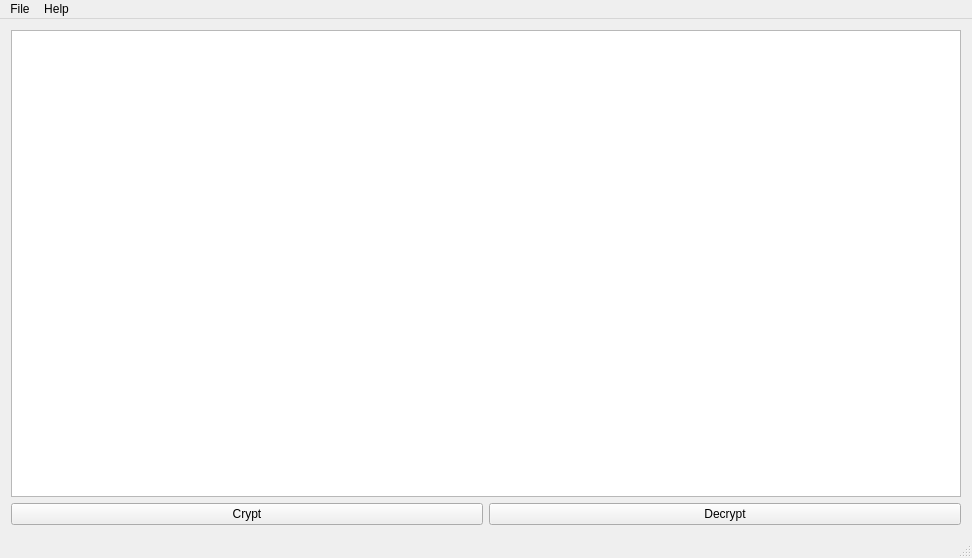
<?xml version="1.0" encoding="UTF-8"?>
<ui version="4.0">
 <class>MainWindow</class>
 <widget class="QMainWindow" name="MainWindow">
  <property name="geometry">
   <rect>
    <x>0</x>
    <y>0</y>
    <width>972</width>
    <height>558</height>
   </rect>
  </property>
  <property name="windowTitle">
   <string>OTP</string>
  </property>
  <property name="windowIcon">
   <iconset resource="otp.qrc">
    <normaloff>:/new/prefix1/icon.png</normaloff>:/new/prefix1/icon.png</iconset>
  </property>
  <widget class="QWidget" name="centralWidget">
   <layout class="QGridLayout" name="gridLayout">
    <item row="0" column="0">
     <layout class="QVBoxLayout" name="verticalLayout_2">
      <item>
       <widget class="QPlainTextEdit" name="plainTextEdit"/>
      </item>
      <item>
       <layout class="QHBoxLayout" name="horizontalLayout">
        <item>
         <widget class="QPushButton" name="encryptButton">
          <property name="text">
           <string>Crypt</string>
          </property>
         </widget>
        </item>
        <item>
         <widget class="QPushButton" name="decryptButton">
          <property name="text">
           <string>Decrypt</string>
          </property>
         </widget>
        </item>
       </layout>
      </item>
     </layout>
    </item>
   </layout>
  </widget>
  <widget class="QMenuBar" name="menuBar">
   <property name="geometry">
    <rect>
     <x>0</x>
     <y>0</y>
     <width>972</width>
     <height>29</height>
    </rect>
   </property>
   <widget class="QMenu" name="menuFile">
    <property name="title">
     <string>File</string>
    </property>
    <addaction name="separator"/>
    <addaction name="actionLoadKey"/>
    <addaction name="separator"/>
    <addaction name="actionDisplayOTP"/>
    <addaction name="separator"/>
    <addaction name="actionExit"/>
   </widget>
   <widget class="QMenu" name="menuHelp">
    <property name="title">
     <string>Help</string>
    </property>
    <addaction name="separator"/>
    <addaction name="actionAboutOTP"/>
   </widget>
   <addaction name="menuFile"/>
   <addaction name="menuHelp"/>
  </widget>
  <widget class="QStatusBar" name="statusBar"/>
  <action name="actionLoadKey">
   <property name="text">
    <string>Load a key...</string>
   </property>
  </action>
  <action name="actionExit">
   <property name="text">
    <string>Exit</string>
   </property>
  </action>
  <action name="actionDisplayOTP">
   <property name="text">
    <string>Display key</string>
   </property>
  </action>
  <action name="actionAboutOTP">
   <property name="text">
    <string>About OTP</string>
   </property>
  </action>
 </widget>
 <layoutdefault spacing="6" margin="11"/>
 <resources>
  <include location="otp.qrc"/>
 </resources>
 <connections/>
</ui>
